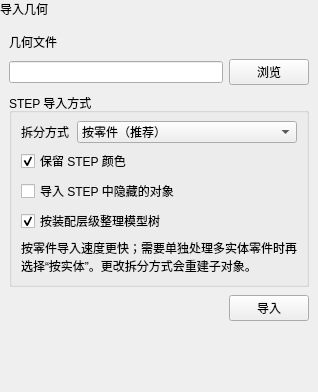
<?xml version='1.0' encoding='UTF-8'?>
<ui version="4.0">
 <class>GeometryImportWidget</class>
 <widget class="QWidget" name="GeometryImportWidget">
  <layout class="QVBoxLayout" name="mainLayout">
   <property name="leftMargin"><number>0</number></property>
   <property name="topMargin"><number>0</number></property>
   <property name="rightMargin"><number>0</number></property>
   <property name="bottomMargin"><number>0</number></property>
   <item>
    <widget class="QLabel" name="pageHeaderLabel">
     <property name="text"><string>导入几何</string></property>
    </widget>
   </item>
   <item>
    <layout class="QVBoxLayout" name="contentLayout">
     <property name="leftMargin"><number>9</number></property>
     <property name="topMargin"><number>9</number></property>
     <property name="rightMargin"><number>9</number></property>
     <property name="bottomMargin"><number>9</number></property>
     <property name="spacing"><number>8</number></property>
     <item>
      <widget class="QLabel" name="pathLabel">
       <property name="text"><string>几何文件</string></property>
      </widget>
     </item>
     <item>
      <layout class="QHBoxLayout" name="fileLayout">
       <property name="spacing"><number>6</number></property>
       <item>
        <widget class="QLineEdit" name="pathLineEdit">
         <property name="readOnly"><bool>true</bool></property>
         <property name="minimumWidth"><number>10</number></property>
        </widget>
       </item>
       <item>
        <widget class="QPushButton" name="browseButton">
         <property name="text"><string>浏览</string></property>
         <property name="minimumWidth"><number>64</number></property>
         <property name="maximumWidth"><number>64</number></property>
        </widget>
       </item>
      </layout>
     </item>
     <item>
      <widget class="QGroupBox" name="stepOptionsGroupBox">
       <property name="title"><string>STEP 导入方式</string></property>
       <layout class="QVBoxLayout" name="stepOptionsLayout">
        <property name="leftMargin"><number>9</number></property>
        <property name="topMargin"><number>8</number></property>
        <property name="rightMargin"><number>9</number></property>
        <property name="bottomMargin"><number>9</number></property>
        <property name="spacing"><number>6</number></property>
        <item>
         <layout class="QFormLayout" name="stepModeFormLayout">
          <property name="horizontalSpacing"><number>8</number></property>
          <property name="verticalSpacing"><number>6</number></property>
          <item row="0" column="0">
           <widget class="QLabel" name="splitModeLabel">
            <property name="text"><string>拆分方式</string></property>
           </widget>
          </item>
          <item row="0" column="1">
           <widget class="QComboBox" name="stepSplitModeComboBox">
            <item><property name="text"><string>按零件（推荐）</string></property></item>
            <item><property name="text"><string>按实体</string></property></item>
            <item><property name="text"><string>整体导入</string></property></item>
           </widget>
          </item>
         </layout>
        </item>
        <item>
         <widget class="QCheckBox" name="preserveColorCheckBox">
          <property name="text"><string>保留 STEP 颜色</string></property>
          <property name="checked"><bool>true</bool></property>
         </widget>
        </item>
        <item>
         <widget class="QCheckBox" name="includeHiddenCheckBox">
          <property name="text"><string>导入 STEP 中隐藏的对象</string></property>
         </widget>
        </item>
        <item>
         <widget class="QCheckBox" name="groupAssemblyCheckBox">
          <property name="text"><string>按装配层级整理模型树</string></property>
          <property name="checked"><bool>true</bool></property>
         </widget>
        </item>
        <item>
         <widget class="QLabel" name="stepHintLabel">
          <property name="text"><string>按零件导入速度更快；需要单独处理多实体零件时再选择“按实体”。更改拆分方式会重建子对象。</string></property>
          <property name="wordWrap"><bool>true</bool></property>
         </widget>
        </item>
       </layout>
      </widget>
     </item>
     <item>
      <layout class="QHBoxLayout" name="actionLayout">
       <item>
        <spacer name="actionSpacer">
         <property name="orientation"><enum>Qt::Horizontal</enum></property>
         <property name="sizeHint" stdset="0"><size><width>40</width><height>20</height></size></property>
        </spacer>
       </item>
       <item>
        <widget class="QPushButton" name="importButton">
         <property name="text"><string>导入</string></property>
         <property name="minimumWidth"><number>82</number></property>
        </widget>
       </item>
      </layout>
     </item>
     <item>
      <widget class="QLabel" name="importStatusLabel">
       <property name="visible"><bool>false</bool></property>
       <property name="text"><string/></property>
       <property name="wordWrap"><bool>true</bool></property>
       <property name="textInteractionFlags"><set>Qt::TextSelectableByMouse</set></property>
      </widget>
     </item>
     <item>
      <spacer name="verticalSpacer">
       <property name="orientation"><enum>Qt::Vertical</enum></property>
       <property name="sizeHint" stdset="0"><size><width>20</width><height>40</height></size></property>
      </spacer>
     </item>
    </layout>
   </item>
  </layout>
 </widget>
 <resources/>
 <connections/>
</ui>
